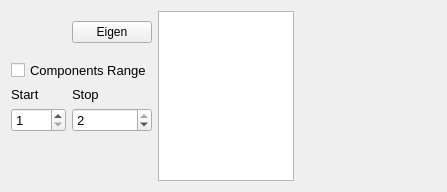
<?xml version="1.0" encoding="UTF-8"?>
<ui version="4.0">
 <class>paramsPCA</class>
 <widget class="QWidget" name="paramsPCA">
  <property name="geometry">
   <rect>
    <x>0</x>
    <y>0</y>
    <width>447</width>
    <height>192</height>
   </rect>
  </property>
  <property name="windowTitle">
   <string>Form</string>
  </property>
  <layout class="QGridLayout" name="gridLayout" columnstretch="0,0,1,1">
   <item row="2" column="0">
    <widget class="QLabel" name="labelStart">
     <property name="font">
      <font>
       <pointsize>10</pointsize>
      </font>
     </property>
     <property name="text">
      <string>Start</string>
     </property>
    </widget>
   </item>
   <item row="2" column="1">
    <widget class="QLabel" name="labelStop">
     <property name="font">
      <font>
       <pointsize>10</pointsize>
      </font>
     </property>
     <property name="text">
      <string>Stop</string>
     </property>
    </widget>
   </item>
   <item row="3" column="0">
    <widget class="QSpinBox" name="startRangeSpin">
     <property name="font">
      <font>
       <pointsize>10</pointsize>
      </font>
     </property>
     <property name="minimum">
      <number>1</number>
     </property>
     <property name="maximum">
      <number>2</number>
     </property>
    </widget>
   </item>
   <item row="3" column="1">
    <widget class="QSpinBox" name="stopRangeSpin">
     <property name="font">
      <font>
       <pointsize>10</pointsize>
      </font>
     </property>
     <property name="minimum">
      <number>1</number>
     </property>
     <property name="maximum">
      <number>2</number>
     </property>
     <property name="value">
      <number>2</number>
     </property>
    </widget>
   </item>
   <item row="1" column="0" colspan="2">
    <widget class="QCheckBox" name="useRangeCheck">
     <property name="font">
      <font>
       <pointsize>10</pointsize>
      </font>
     </property>
     <property name="toolTip">
      <string>Only project the selected range of components</string>
     </property>
     <property name="text">
      <string>Components Range</string>
     </property>
    </widget>
   </item>
   <item row="0" column="2" rowspan="5">
    <widget class="QListWidget" name="eigenList">
     <property name="font">
      <font>
       <pointsize>8</pointsize>
      </font>
     </property>
     <property name="toolTip">
      <string>Eigenvalues and their cumulative value (in %)</string>
     </property>
    </widget>
   </item>
   <item row="0" column="3" rowspan="5">
    <widget class="QLabel" name="eigenGraph">
     <property name="toolTip">
      <string>Reconstruction Error using increasing amounts of principal components</string>
     </property>
     <property name="text">
      <string/>
     </property>
    </widget>
   </item>
   <item row="4" column="0">
    <spacer name="verticalSpacer_3">
     <property name="orientation">
      <enum>Qt::Vertical</enum>
     </property>
     <property name="sizeHint" stdset="0">
      <size>
       <width>20</width>
       <height>40</height>
      </size>
     </property>
    </spacer>
   </item>
   <item row="0" column="0">
    <spacer name="verticalSpacer_4">
     <property name="orientation">
      <enum>Qt::Vertical</enum>
     </property>
     <property name="sizeHint" stdset="0">
      <size>
       <width>20</width>
       <height>40</height>
      </size>
     </property>
    </spacer>
   </item>
   <item row="0" column="1">
    <widget class="QPushButton" name="showEigenvectorButton">
     <property name="text">
      <string>Eigen</string>
     </property>
    </widget>
   </item>
  </layout>
 </widget>
 <resources/>
 <connections/>
</ui>
